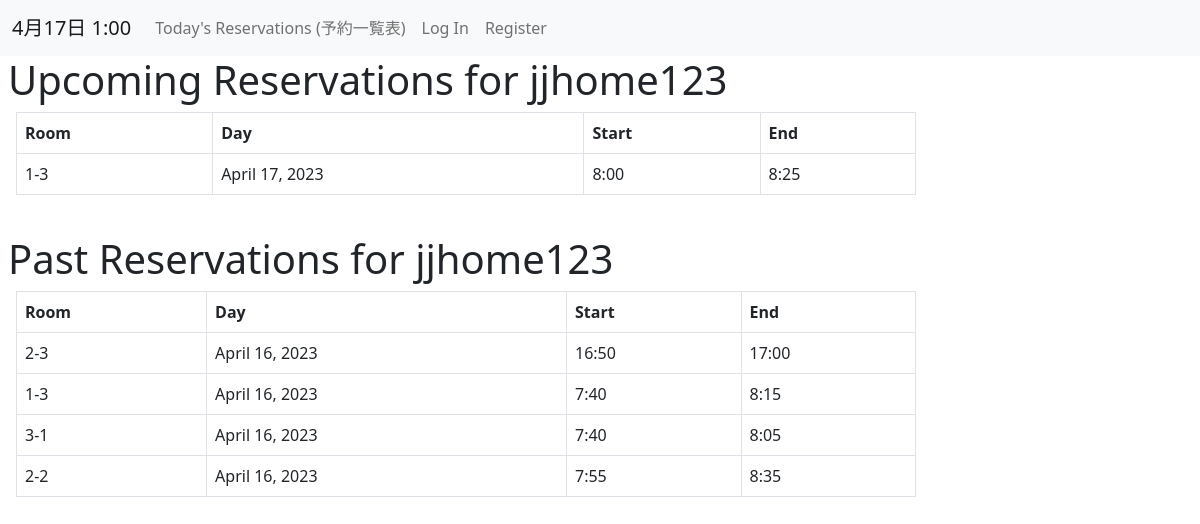
The page /user/jjhome123 on the database its author committed.
### final/models.py (models this page shows, shortened)
class User(AbstractUser):
    pass

class Reservation(models.Model):
    user = models.ForeignKey(User, on_delete=models.CASCADE, related_name="reservations", default=None)
    date = models.DateField()
    room = models.ForeignKey(Room, on_delete=models.CASCADE, related_name="reservations", default=None)
    start = models.DateTimeField()
    end = models.DateTimeField()

class Room(models.Model):
    id = models.IntegerField(primary_key=True)
    name = models.CharField(max_length=64)

### final/views.py (the view, shortened to what this page needs)
# urls.py: path("user/<str:user>", views.user_rvs, name="user_rvs"),
def user_rvs(request, user):
    if request.user.username != user:
        reservations = Reservation.objects.filter(user=User.objects.get(username=user))
    else:
        reservations = Reservation.objects.filter(user=request.user)
    reservations_p = []
    reservations_u = []
    for reservation in reservations:
        rv = datetime.datetime(year=reservation.date.year,month=reservation.date.month,day=reservation.date.day,hour=reservation.start.hour,minute=reservation.start.minute)
        if rv >= datetime.datetime.now():
            reservations_u.append(reservation)
        else:
            reservations_p.append(reservation)
    return render(request, 'final/user_rvs.html', {
        'reserver': user,
        'reservations_p': reservations_p,
        'reservations_u': reservations_u
    })

### final/templates/final/user_rvs.html (shortened to what this page needs)
{% extends 'final/layout.html' %}
{% block body %}
<div class="mx-2">
    <h1>Upcoming Reservations for <span id="user">{{ reserver }}</span></h1>
    <table class="table table-bordered table-hover mx-2">
        {% if reservations_u %}
        <thead>
            <th>Room</th>
            <th>Day</th>
            <th>Start</th>
            <th>End</th>
        </thead>
        {% endif %}
        <tbody>
            {% for reservation in reservations_u reversed %}
                <tr>
                    <td class="rv{{forloop.counter}}" data-room="{{reservation.room.name}}">{{ reservation.room.name }}</td>
                    <td class="rv{{forloop.counter}}" data-date="{{reservation.date|date:'Y-m-d'}}">{{ reservation.date }}</td>
                    <td class="rv{{forloop.counter}}" data-start="{{ reservation.start|time:'G:i' }}">{{ reservation.start|time:"G:i" }}</td>
                    <td class="rv{{forloop.counter}}" data-end="{{ reservation.end|time:'G:i' }}">{{ reservation.end|time:"G:i" }}</td>
                </tr>
            {% empty %}
        </tbody>
    </table>
    <h2>No upcoming reservations.</h2>
    <br>
            {% endfor %}
        </tbody>
    </table>
    <br>
    <h1>Past Reservations for {{ reserver }}</h1>
    <table class="table table-bordered table-hover mx-2">
        {% if reservations_p %}
        <thead>
            <th>Room</th>
            <th>Day</th>
            <th>Start</th>
            <th>End</th>
        </thead>
        {% endif %}
        <tbody>
            {% for reservation in reservations_p reversed %}
                <tr>
                    <td>{{ reservation.room.name }}</td>
                    <td>{{ reservation.date }}</td>
                    <td>{{ reservation.start|time:"G:i" }}</td>
                    <td>{{ reservation.end|time:"G:i" }}</td>
                </tr>
            {% empty %}
        </tbody>
    </table>
    <h2>No past reservations.</h2>
            {% endfor %}
        </tbody>
    </table>
</div>
{% endblock %}

### final/templates/final/layout.html (shortened to what this page needs)
{% load static %}
{% load tz %}
<!DOCTYPE html>
<html lang="en">
    <head>
        <link href="https://cdn.jsdelivr.net/npm/bootstrap@5.2.3/dist/css/bootstrap.min.css" rel="stylesheet">
        <link href="{% static 'final/styles.css' %}" rel="stylesheet">
    </head>
    <body>
        <nav class="navbar navbar-expand-lg navbar-light bg-light">
            <div class="container-fluid">
                <a class="navbar-brand" id="clock" href="{% url 'index' %}">{% now "n月d日 G:i" %}</a>
                <div class="collapse navbar-collapse" id="navbarNavAltMarkup">
                    <div class="navbar-nav">
                        {% if request.path == "/" %}
                            <a class="nav-link active" aria-current="page" href="{% url 'index' %}">Today's Reservations (予約一覧表)</a>
                        {% else %}
                            <a class="nav-link" aria-current="page" href="{% url 'index' %}">Today's Reservations (予約一覧表)</a>
                        {% endif %}
                        {% if user.is_authenticated %}
                            {% if request.path == "/reserve" %}
                                <a class="nav-link active" href="{% url 'reserve' %}">Reserve</a>
                            {% else %}
                                <a class="nav-link" href="{% url 'reserve' %}">Reserve</a>
                            {% endif %}
                            {% if "user" in request.path %}
                                <a class="nav-link active" href="{% url 'user_rvs' request.user %}">My reservations ({{ request.user}})</a>
                            {% else %}
                                <a class="nav-link" href="{% url 'user_rvs' request.user %}">My reservations ({{ request.user}})</a>
                            {% endif %}
                        <a class="nav-link" href="{% url 'logout' %}">Log Out</a>
                        {% else %}
                        <a class="nav-link" href="{% url 'login' %}">Log In</a>
                        <a class="nav-link" href="{% url 'register' %}">Register</a>
                        {% endif %}
                    </div>
                </div>
            </div>
        </nav>
        {% block body %}
        {% endblock %}
    </body>
</html>

### final/static/final/styles.css (style rules this page uses)
th { min-width: 50px; }
table { max-width: 75vw; }

### rows shown on the page
User: username "jjhome123"
Reservation: room.name "1-3", date "April 17, 2023", start "8:00", end "8:25"
Reservation: room.name "2-3", date "April 16, 2023", start "16:50", end "17:00"
Reservation: room.name "1-3", date "April 16, 2023", start "7:40", end "8:15"
Reservation: room.name "3-1", date "April 16, 2023", start "7:40", end "8:05"
Reservation: room.name "2-2", date "April 16, 2023", start "7:55", end "8:35"
